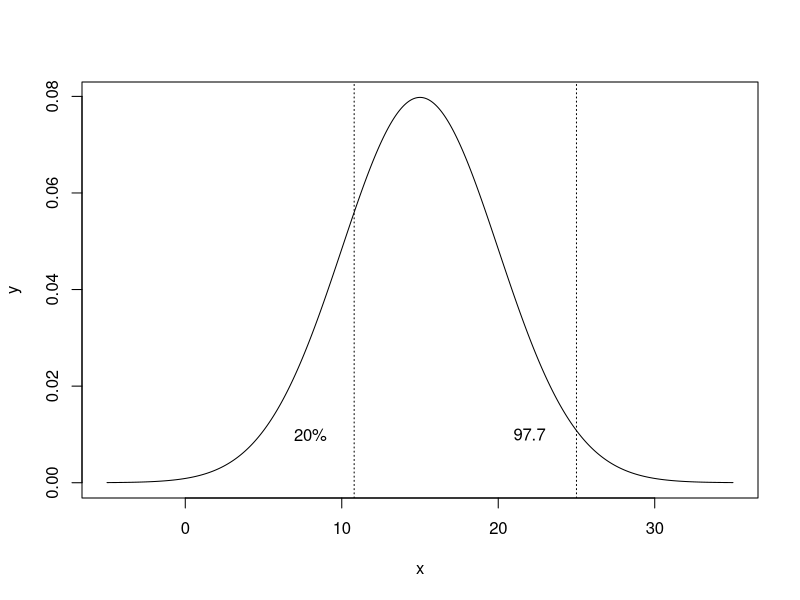

Write R code to recreate this figure.
# p.,. (np. pnorm, dystrybuanta)
# q... (np. qnorm, odwrócona dystrybuanta)
# d... (gęstość prawdopodobieństwa)
# r... (np. rnorm, losowanie wartości z danego rozkładu)

sr <- 15
odch <- 5
x <- seq(from = -4, to = 4, length.out = 1000) * odch + sr
y <- dnorm(x, sr, odch)
plot(x, y, type="l")

pnorm(25, sr, odch)
abline(v = 25, lty = 3)
text(x = 22, y = 0.01, labels = "97.7")

q <- qnorm(0.2, sr, odch)
abline(v = q, lty  = 3)
text(x = 8, y = 0.01, labels = "20%")

qnorm(0.1, 150, 30)
pnorm(165, 150, 30, F)

qchisq(1-0.01, 3)

bonan <- rnorm(1, 150, 30)

sum(rnorm(100000, 150, 30) > 165) / 100000

set.seed(1613)

kostka <- 1:6
table(sample(kostka, 6000, replace = T))
jedynki <- replicate(10000, table(sample(kostka, 6000, replace = T))[1])

sum(jedynki > 1030)

# p/q/d/r binom

# Jakie jest prawdopodobieństwo wyrzucenia dokładnie 4 orłów przy 10 rzutach?

dbinom(4, size=10, prob=0.5)

# Jakie jest prawdopodobieństwo wyrzucenia mniej niż 4 orłów przy 10 rzutach?

pbinom(3, size=10, prob=0.5) # dla mniej niż 4 dajemy 3
sum(dbinom(0:3, size=10, prob=0.5))

# Jakie jest prawdopodobieństwo wyrzucenia między 3 a 7 orłów przy 10 rzutach?

sum(dbinom(3:7, size=10, prob=0.5))
pbinom(7, size=10, prob=0.5) - pbinom(2, size=10, prob=0.5)

s <- rbinom(10000, 10, 0.5)
sum (s >= 3 & s <= 7)/10000

# zadanie z losowaniem bez zwracania

org <- c(rep("K", 18), rep("M", 15))
org
sum(sample(org, 7, replace=F) == "M")
s <- replicate(10000, sum(sample(org, 7, replace=F) == "M"))
mean (s > 4)
